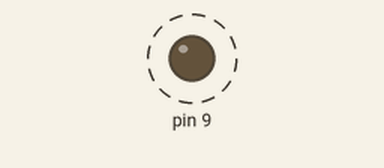
The sketch below on a simulated Arduino Uno, built with avr-gcc and run on an emulated ATmega328P. Shown: output pins drawn as LEDs (lit = HIGH). Dashed ring = blinking.

Above: at 0.2 s.
Timing chart, 0 to 3.0 s (numbered marks = the images above):
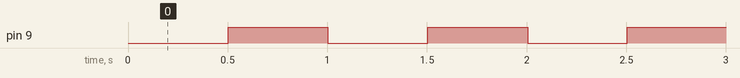

Measured:
- by itself, pin 9: alternates HIGH for 0.50 s and LOW for 0.50 s

The sketch:

Nomer7.ino
```cpp
long tDsp0 = millis();
char iDsp = 0, scanDsp[] = {0b00000010, 0b00000000};
void setup() {
		PORTB	= (PORTB & 0b11111000) | 0b00000000;
    DDRB	= 0b00000010;
}

void loop() {
 	for (int i = 0; i < 5; i++) {
    if(i > 4){
      delay(1000);
    }
    else if((millis() - tDsp0) > 500) {
      tDsp0 = millis();
			PORTB	= (PORTB & 0b11111000) | scanDsp[iDsp];
      iDsp++;
      if(iDsp ==  2){
        iDsp  = 0;
      }
		}
  }
}
```
